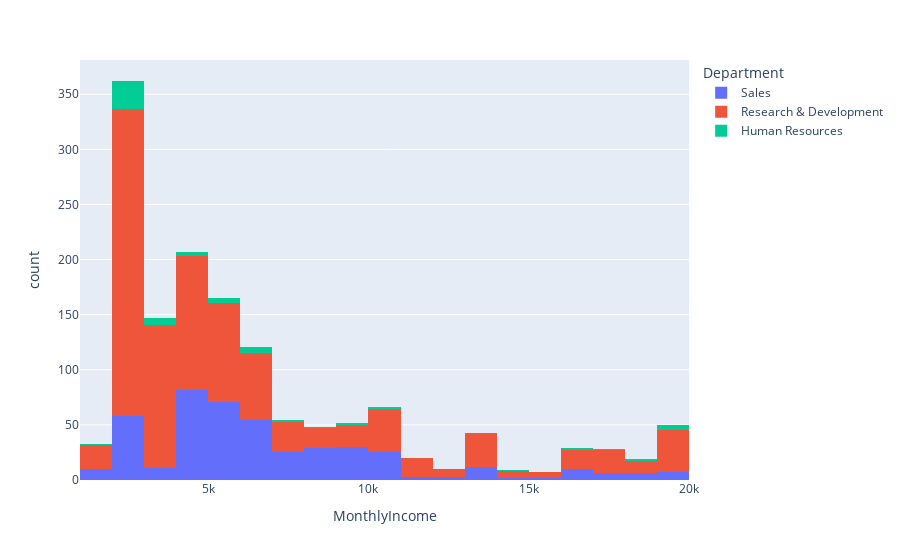

The notebook cell saved with this chart:
### Markdown cell above
**Pertanyaan Nomor 5**\
5. Bagaimana jika kita ingin melihat sebaran distribusi dari kolom `MonthlyIncome` disetiap departemen?

### Code cell
# visualisasi
px.histogram(attrition,
            x='MonthlyIncome',
            nbins=30,
            color='Department',)

### Figure 1 — Plotly figure (JSON) as saved in the notebook; plotly's stock layout.template omitted (floating-point values rounded to 4 significant figures; data arrays with more than 128 entries replaced by an {"elided": "..."} marker saying what was removed)
{"data": [{"alignmentgroup": "True", "bingroup": "x", "hovertemplate": "Department=Sales<br>MonthlyIncome=%{x}<br>count=%{y}<extra></extra>", "legendgroup": "Sales", "marker": {"color": "#636efa", "pattern": {"shape": ""}}, "name": "Sales", "nbinsx": 30, "offsetgroup": "Sales", "orientation": "v", "showlegend": true, "type": "histogram", "x": {"elided": "446 int values"}, "xaxis": "x", "yaxis": "y"}, {"alignmentgroup": "True", "bingroup": "x", "hovertemplate": "Department=Research & Development<br>MonthlyIncome=%{x}<br>count=%{y}<extra></extra>", "legendgroup": "Research & Development", "marker": {"color": "#EF553B", "pattern": {"shape": ""}}, "name": "Research & Development", "nbinsx": 30, "offsetgroup": "Research & Development", "orientation": "v", "showlegend": true, "type": "histogram", "x": {"elided": "961 int values"}, "xaxis": "x", "yaxis": "y"}, {"alignmentgroup": "True", "bingroup": "x", "hovertemplate": "Department=Human Resources<br>MonthlyIncome=%{x}<br>count=%{y}<extra></extra>", "legendgroup": "Human Resources", "marker": {"color": "#00cc96", "pattern": {"shape": ""}}, "name": "Human Resources", "nbinsx": 30, "offsetgroup": "Human Resources", "orientation": "v", "showlegend": true, "type": "histogram", "x": [5021, 2073, 18844, 17328, 2942, 6347, 2267, 6410, 2696, 2564, 9950, 2741, 18200, 5985, 10725, 19141, 19189, 6389, 2143, 3737, 4936, 2342, 5204, 2277, 2177, 10482, 2844, 4323, 3600, 6272, 4490, 3423, 19717, 14026, 16799, 7988, 2109, 2742, 2064, 16437, 6077, 19658, 5743, 3195, 1555, 6430, 9756, 2145, 2180, 3539, 4071, 2592, 2148, 2956, 2335, 2706, 2804, 3886, 2863, 2991, 19636, 2187, 8837], "xaxis": "x", "yaxis": "y"}], "layout": {"barmode": "relative", "legend": {"title": {"text": "Department"}, "tracegroupgap": 0}, "margin": {"t": 60}, "xaxis": {"anchor": "y", "domain": [0, 1], "title": {"text": "MonthlyIncome"}}, "yaxis": {"anchor": "x", "domain": [0, 1], "title": {"text": "count"}}}}
